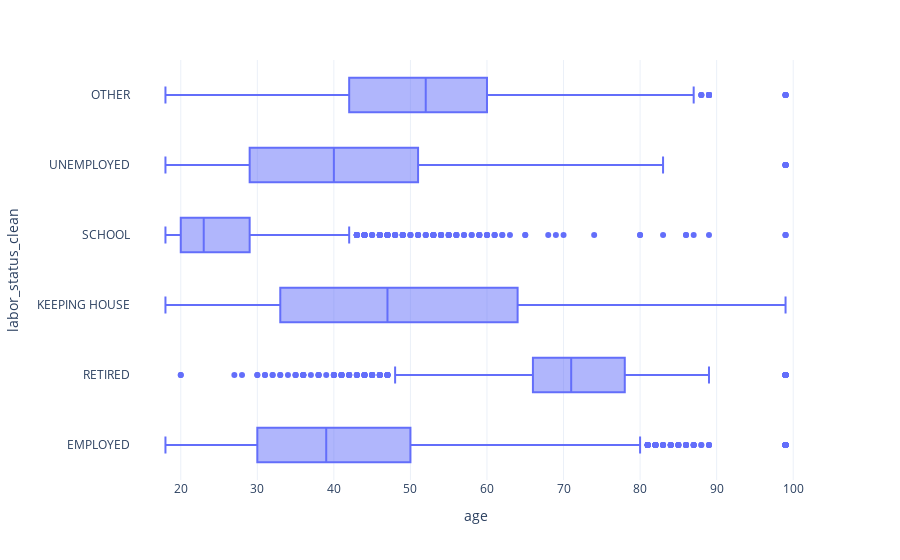

Write notebook code for a chart like this one.
### Markdown cell above
### Boxplots

### Code cell
# Create a new figure object
fig = px.box(df,
             x="age",
             y="labor_status_clean",
             template="plotly_white"
            )

fig.show()

### Figure 1 — Plotly figure (JSON) as saved in the notebook; plotly's stock layout.template omitted (floating-point values rounded to 4 significant figures; data arrays with more than 128 entries replaced by an {"elided": "..."} marker saying what was removed)
{"data": [{"alignmentgroup": "True", "hovertemplate": "age=%{x}<br>labor_status_clean=%{y}<extra></extra>", "legendgroup": "", "marker": {"color": "#636efa"}, "name": "", "notched": false, "offsetgroup": "", "orientation": "h", "showlegend": false, "type": "box", "x": {"elided": "58439 int values"}, "x0": " ", "xaxis": "x", "y": {"elided": "58439 str values"}, "y0": " ", "yaxis": "y"}], "layout": {"boxmode": "group", "legend": {"tracegroupgap": 0}, "margin": {"t": 60}, "xaxis": {"anchor": "y", "domain": [0, 1], "title": {"text": "age"}}, "yaxis": {"anchor": "x", "domain": [0, 1], "title": {"text": "labor_status_clean"}}}}
